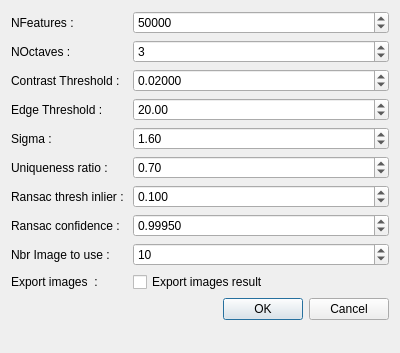
<?xml version="1.0" encoding="UTF-8"?>
<ui version="4.0">
 <class>CalibrationParametersDialog</class>
 <widget class="QDialog" name="CalibrationParametersDialog">
  <property name="windowModality">
   <enum>Qt::ApplicationModal</enum>
  </property>
  <property name="geometry">
   <rect>
    <x>0</x>
    <y>0</y>
    <width>400</width>
    <height>353</height>
   </rect>
  </property>
  <property name="windowTitle">
   <string>Geometric Calibration parameters</string>
  </property>
  <layout class="QFormLayout" name="formLayout_2">
   <item row="1" column="0">
    <widget class="QLabel" name="labelNFeatures">
     <property name="toolTip">
      <string>Indicates the maximum number of features</string>
     </property>
     <property name="text">
      <string>NFeatures : </string>
     </property>
    </widget>
   </item>
   <item row="1" column="1">
    <widget class="QSpinBox" name="nFeaturesSpinBox">
     <property name="maximum">
      <number>100000</number>
     </property>
     <property name="singleStep">
      <number>1000</number>
     </property>
     <property name="value">
      <number>50000</number>
     </property>
    </widget>
   </item>
   <item row="2" column="0">
    <widget class="QLabel" name="labelNOctaves">
     <property name="toolTip">
      <string>The number of layers in each octave. 3 is the value used in D. Lowe paper.
 The number of octaves is computed automatically from the image resolution</string>
     </property>
     <property name="text">
      <string>NOctaves : </string>
     </property>
    </widget>
   </item>
   <item row="2" column="1">
    <widget class="QSpinBox" name="nOctavesSpinBox">
     <property name="maximum">
      <number>6</number>
     </property>
     <property name="value">
      <number>3</number>
     </property>
    </widget>
   </item>
   <item row="3" column="0">
    <widget class="QLabel" name="labelContrastThreshold">
     <property name="toolTip">
      <string>The contrast threshold used to filter out weak features in semi-uniform (low-contrast) regions.
  The larger the threshold, the less features are produced by the detector</string>
     </property>
     <property name="text">
      <string>Contrast Threshold : </string>
     </property>
    </widget>
   </item>
   <item row="3" column="1">
    <widget class="QDoubleSpinBox" name="contrastThresholdSpinBox">
     <property name="decimals">
      <number>5</number>
     </property>
     <property name="maximum">
      <double>500.000000000000000</double>
     </property>
     <property name="singleStep">
      <double>0.005000000000000</double>
     </property>
     <property name="value">
      <double>0.020000000000000</double>
     </property>
    </widget>
   </item>
   <item row="4" column="0">
    <widget class="QLabel" name="labelEdgeThreshold">
     <property name="toolTip">
      <string>The threshold used to filter out edge-like features. Note that the its meaning is different from the contrastThreshold,
 i.e. the larger the edgeThreshold, the less features are filtered out (more features are retained).</string>
     </property>
     <property name="text">
      <string>Edge Threshold :  </string>
     </property>
    </widget>
   </item>
   <item row="4" column="1">
    <widget class="QDoubleSpinBox" name="edgeThresholdSpinBox">
     <property name="value">
      <double>20.000000000000000</double>
     </property>
    </widget>
   </item>
   <item row="5" column="0">
    <widget class="QLabel" name="labelSigma">
     <property name="toolTip">
      <string>The sigma of the Gaussian applied to the input image at the octave #0. If your image
 is captured with a weak camera with soft lenses, you might want to reduce the number.</string>
     </property>
     <property name="text">
      <string>Sigma : </string>
     </property>
    </widget>
   </item>
   <item row="5" column="1">
    <widget class="QDoubleSpinBox" name="sigmaSpinBox">
     <property name="singleStep">
      <double>0.100000000000000</double>
     </property>
     <property name="value">
      <double>1.600000000000000</double>
     </property>
    </widget>
   </item>
   <item row="6" column="0">
    <widget class="QLabel" name="labelRatioMatchingThresh">
     <property name="toolTip">
      <string>threshold used to keep a match. If a keypoints match with 2 keypoints with
 score X1 and X2 and the ratio X1 / X2 &gt; 0.75 the point wont be kept</string>
     </property>
     <property name="text">
      <string>Uniqueness ratio : </string>
     </property>
    </widget>
   </item>
   <item row="6" column="1">
    <widget class="QDoubleSpinBox" name="ratioMatchingThreshSpinBox">
     <property name="maximum">
      <double>1.000000000000000</double>
     </property>
     <property name="singleStep">
      <double>0.010000000000000</double>
     </property>
     <property name="value">
      <double>0.700000000000000</double>
     </property>
    </widget>
   </item>
   <item row="7" column="0">
    <widget class="QLabel" name="labelParam1">
     <property name="toolTip">
      <string>Parameters for finding the fundamental matrix
 param1 determines the maximum distance between a pixel and its epipolar line
 to be considered as an inlier. It depends on the noise and the image resolution.
 Set to 3 for high res images</string>
     </property>
     <property name="text">
      <string>Ransac thresh inlier : </string>
     </property>
    </widget>
   </item>
   <item row="7" column="1">
    <widget class="QDoubleSpinBox" name="param1SpinBox">
     <property name="decimals">
      <number>3</number>
     </property>
     <property name="maximum">
      <double>20.000000000000000</double>
     </property>
     <property name="singleStep">
      <double>0.010000000000000</double>
     </property>
     <property name="value">
      <double>0.100000000000000</double>
     </property>
    </widget>
   </item>
   <item row="8" column="0">
    <widget class="QLabel" name="labelParam2">
     <property name="toolTip">
      <string>Specify a desirable level of confidence that the estimated matrix is correct
 99% is the recommanded value by opencv documentation</string>
     </property>
     <property name="text">
      <string>Ransac confidence : </string>
     </property>
    </widget>
   </item>
   <item row="8" column="1">
    <widget class="QDoubleSpinBox" name="param2SpinBox">
     <property name="decimals">
      <number>5</number>
     </property>
     <property name="maximum">
      <double>1.000000000000000</double>
     </property>
     <property name="singleStep">
      <double>0.000010000000000</double>
     </property>
     <property name="value">
      <double>0.999500000000000</double>
     </property>
    </widget>
   </item>
   <item row="9" column="0">
    <widget class="QLabel" name="labelNbrIm">
     <property name="toolTip">
      <string>Number of images used to calibrate the cameras</string>
     </property>
     <property name="text">
      <string>Nbr Image to use : </string>
     </property>
    </widget>
   </item>
   <item row="9" column="1">
    <widget class="QSpinBox" name="nbrImSpinBox">
     <property name="maximum">
      <number>500</number>
     </property>
     <property name="value">
      <number>10</number>
     </property>
    </widget>
   </item>
   <item row="11" column="1">
    <widget class="QDialogButtonBox" name="buttonBox">
     <property name="orientation">
      <enum>Qt::Horizontal</enum>
     </property>
     <property name="standardButtons">
      <set>QDialogButtonBox::Cancel|QDialogButtonBox::Ok</set>
     </property>
    </widget>
   </item>
   <item row="10" column="1">
    <widget class="QCheckBox" name="exportImageResultCheckBox">
     <property name="text">
      <string>Export images result</string>
     </property>
    </widget>
   </item>
   <item row="10" column="0">
    <widget class="QLabel" name="labelExportImage">
     <property name="toolTip">
      <string>Export the image results</string>
     </property>
     <property name="text">
      <string>Export images  : </string>
     </property>
    </widget>
   </item>
  </layout>
 </widget>
 <resources/>
 <connections>
  <connection>
   <sender>buttonBox</sender>
   <signal>accepted()</signal>
   <receiver>CalibrationParametersDialog</receiver>
   <slot>accept()</slot>
   <hints>
    <hint type="sourcelabel">
     <x>248</x>
     <y>254</y>
    </hint>
    <hint type="destinationlabel">
     <x>157</x>
     <y>274</y>
    </hint>
   </hints>
  </connection>
  <connection>
   <sender>buttonBox</sender>
   <signal>rejected()</signal>
   <receiver>CalibrationParametersDialog</receiver>
   <slot>reject()</slot>
   <hints>
    <hint type="sourcelabel">
     <x>316</x>
     <y>260</y>
    </hint>
    <hint type="destinationlabel">
     <x>286</x>
     <y>274</y>
    </hint>
   </hints>
  </connection>
 </connections>
</ui>
